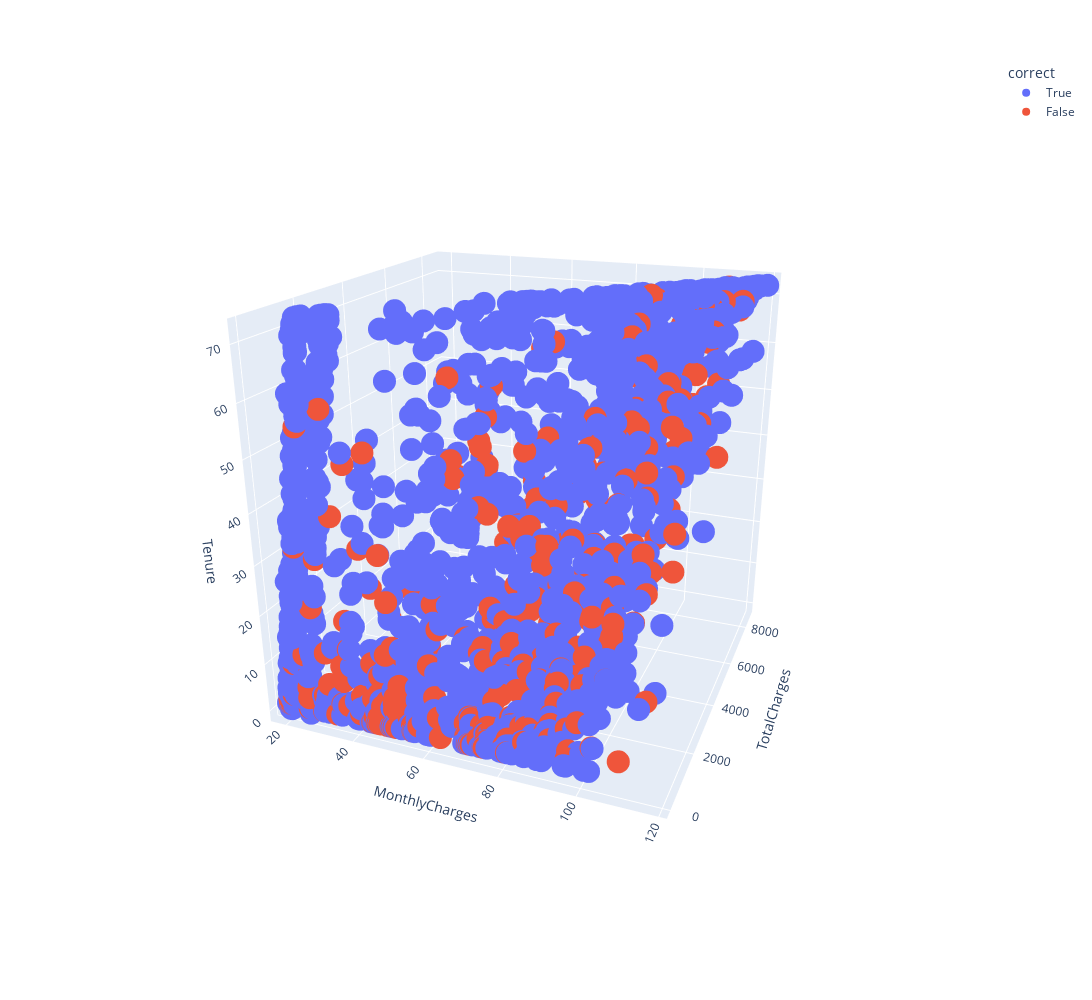

Write notebook code for a chart like this one.
### Markdown cell above
*The below 3D scatterplot colors points as True, if the was the same as the true value (churned or not churned), or vice-versa.*

### Code cell
# Import Plotly for 3D visualization
import plotly.express as px

# Create the 3D scatterplot
fig = px.scatter_3d(test_results, x='MonthlyCharges', y='TotalCharges', z='Tenure',
              color='correct', width=1500, height=1000)

# Show it
fig.show()

### Figure 1 — Plotly figure (JSON) as saved in the notebook; plotly's stock layout.template omitted (floating-point values rounded to 4 significant figures; data arrays with more than 128 entries replaced by an {"elided": "..."} marker saying what was removed)
{"data": [{"hovertemplate": "correct=True<br>MonthlyCharges=%{x}<br>TotalCharges=%{y}<br>Tenure=%{z}<extra></extra>", "legendgroup": "True", "marker": {"color": "#636efa", "symbol": "circle"}, "mode": "markers", "name": "True", "scene": "scene", "showlegend": true, "type": "scatter3d", "x": {"elided": "1409 float values"}, "y": {"elided": "1409 float values"}, "z": {"elided": "1409 int values"}}, {"hovertemplate": "correct=False<br>MonthlyCharges=%{x}<br>TotalCharges=%{y}<br>Tenure=%{z}<extra></extra>", "legendgroup": "False", "marker": {"color": "#EF553B", "symbol": "circle"}, "mode": "markers", "name": "False", "scene": "scene", "showlegend": true, "type": "scatter3d", "x": {"elided": "352 float values"}, "y": {"elided": "352 float values"}, "z": {"elided": "352 int values"}}], "layout": {"height": 1000, "legend": {"title": {"text": "correct"}, "tracegroupgap": 0}, "margin": {"t": 60}, "scene": {"aspectmode": "auto", "aspectratio": {"x": 1, "y": 1, "z": 1}, "camera": {"center": {"x": 0, "y": 0, "z": 0}, "eye": {"x": 0.8931, "y": -2.286, "z": 0.965}, "projection": {"type": "perspective"}, "up": {"x": 0, "y": 0, "z": 1}}, "domain": {"x": [0, 1], "y": [0, 1]}, "xaxis": {"title": {"text": "MonthlyCharges"}, "type": "linear"}, "yaxis": {"title": {"text": "TotalCharges"}, "type": "linear"}, "zaxis": {"title": {"text": "Tenure"}, "type": "linear"}}, "width": 1500}}
